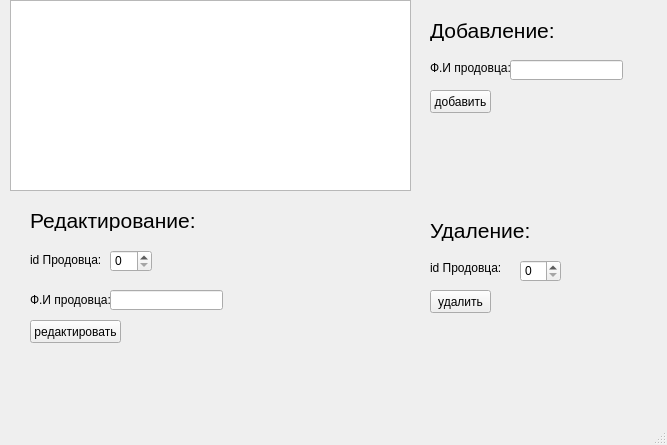
<?xml version="1.0" encoding="UTF-8"?>
<ui version="4.0">
 <class>MainWindow</class>
 <widget class="QMainWindow" name="MainWindow">
  <property name="geometry">
   <rect>
    <x>0</x>
    <y>0</y>
    <width>667</width>
    <height>445</height>
   </rect>
  </property>
  <property name="windowTitle">
   <string>MainWindow</string>
  </property>
  <widget class="QWidget" name="centralwidget">
   <widget class="QLabel" name="label_2">
    <property name="geometry">
     <rect>
      <x>430</x>
      <y>60</y>
      <width>101</width>
      <height>16</height>
     </rect>
    </property>
    <property name="text">
     <string>Ф.И продовца: </string>
    </property>
   </widget>
   <widget class="QTableWidget" name="table">
    <property name="geometry">
     <rect>
      <x>10</x>
      <y>0</y>
      <width>401</width>
      <height>191</height>
     </rect>
    </property>
   </widget>
   <widget class="QSpinBox" name="spinBox_2">
    <property name="geometry">
     <rect>
      <x>520</x>
      <y>260</y>
      <width>41</width>
      <height>22</height>
     </rect>
    </property>
   </widget>
   <widget class="QLabel" name="label_9">
    <property name="geometry">
     <rect>
      <x>430</x>
      <y>20</y>
      <width>131</width>
      <height>21</height>
     </rect>
    </property>
    <property name="font">
     <font>
      <pointsize>16</pointsize>
     </font>
    </property>
    <property name="text">
     <string>Добавление:</string>
    </property>
   </widget>
   <widget class="QLabel" name="label">
    <property name="geometry">
     <rect>
      <x>430</x>
      <y>260</y>
      <width>91</width>
      <height>16</height>
     </rect>
    </property>
    <property name="text">
     <string>id Продовца:</string>
    </property>
   </widget>
   <widget class="QPushButton" name="Button_edit">
    <property name="geometry">
     <rect>
      <x>30</x>
      <y>320</y>
      <width>91</width>
      <height>23</height>
     </rect>
    </property>
    <property name="text">
     <string>редактировать</string>
    </property>
   </widget>
   <widget class="QLineEdit" name="lineEdit_2">
    <property name="geometry">
     <rect>
      <x>510</x>
      <y>60</y>
      <width>113</width>
      <height>20</height>
     </rect>
    </property>
   </widget>
   <widget class="QLabel" name="label_6">
    <property name="geometry">
     <rect>
      <x>30</x>
      <y>250</y>
      <width>81</width>
      <height>20</height>
     </rect>
    </property>
    <property name="text">
     <string>id Продовца:</string>
    </property>
   </widget>
   <widget class="QSpinBox" name="spinBox">
    <property name="geometry">
     <rect>
      <x>110</x>
      <y>250</y>
      <width>42</width>
      <height>22</height>
     </rect>
    </property>
   </widget>
   <widget class="QLabel" name="label_8">
    <property name="geometry">
     <rect>
      <x>30</x>
      <y>210</y>
      <width>171</width>
      <height>21</height>
     </rect>
    </property>
    <property name="font">
     <font>
      <pointsize>16</pointsize>
     </font>
    </property>
    <property name="text">
     <string>Редактирование:</string>
    </property>
   </widget>
   <widget class="QPushButton" name="Button_delete">
    <property name="geometry">
     <rect>
      <x>430</x>
      <y>290</y>
      <width>61</width>
      <height>23</height>
     </rect>
    </property>
    <property name="text">
     <string>удалить</string>
    </property>
   </widget>
   <widget class="QPushButton" name="Button_add">
    <property name="geometry">
     <rect>
      <x>430</x>
      <y>90</y>
      <width>61</width>
      <height>23</height>
     </rect>
    </property>
    <property name="text">
     <string>добавить</string>
    </property>
   </widget>
   <widget class="QLineEdit" name="lineEdit_5">
    <property name="geometry">
     <rect>
      <x>110</x>
      <y>290</y>
      <width>113</width>
      <height>20</height>
     </rect>
    </property>
   </widget>
   <widget class="QLabel" name="label_5">
    <property name="geometry">
     <rect>
      <x>30</x>
      <y>290</y>
      <width>101</width>
      <height>20</height>
     </rect>
    </property>
    <property name="text">
     <string>Ф.И продовца:</string>
    </property>
   </widget>
   <widget class="QLabel" name="label_7">
    <property name="geometry">
     <rect>
      <x>430</x>
      <y>220</y>
      <width>131</width>
      <height>21</height>
     </rect>
    </property>
    <property name="font">
     <font>
      <pointsize>16</pointsize>
     </font>
    </property>
    <property name="text">
     <string>Удаление:</string>
    </property>
   </widget>
  </widget>
  <widget class="QMenuBar" name="menubar">
   <property name="geometry">
    <rect>
     <x>0</x>
     <y>0</y>
     <width>667</width>
     <height>21</height>
    </rect>
   </property>
  </widget>
  <widget class="QStatusBar" name="statusbar"/>
 </widget>
 <resources/>
 <connections/>
</ui>
